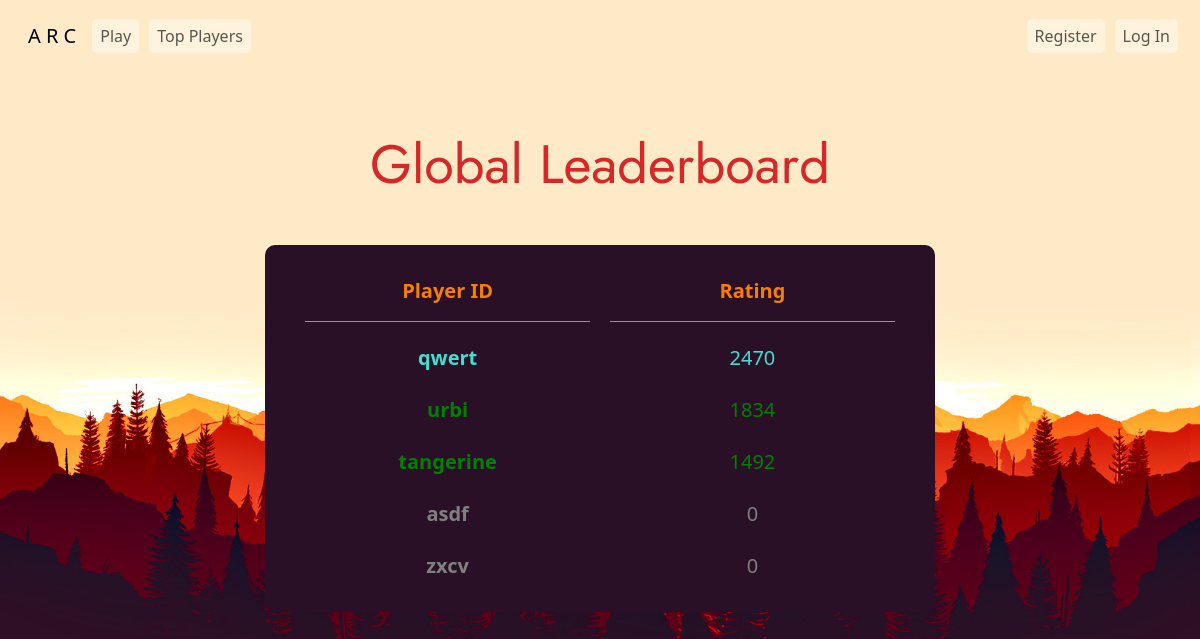
The app's page /fame, older data.
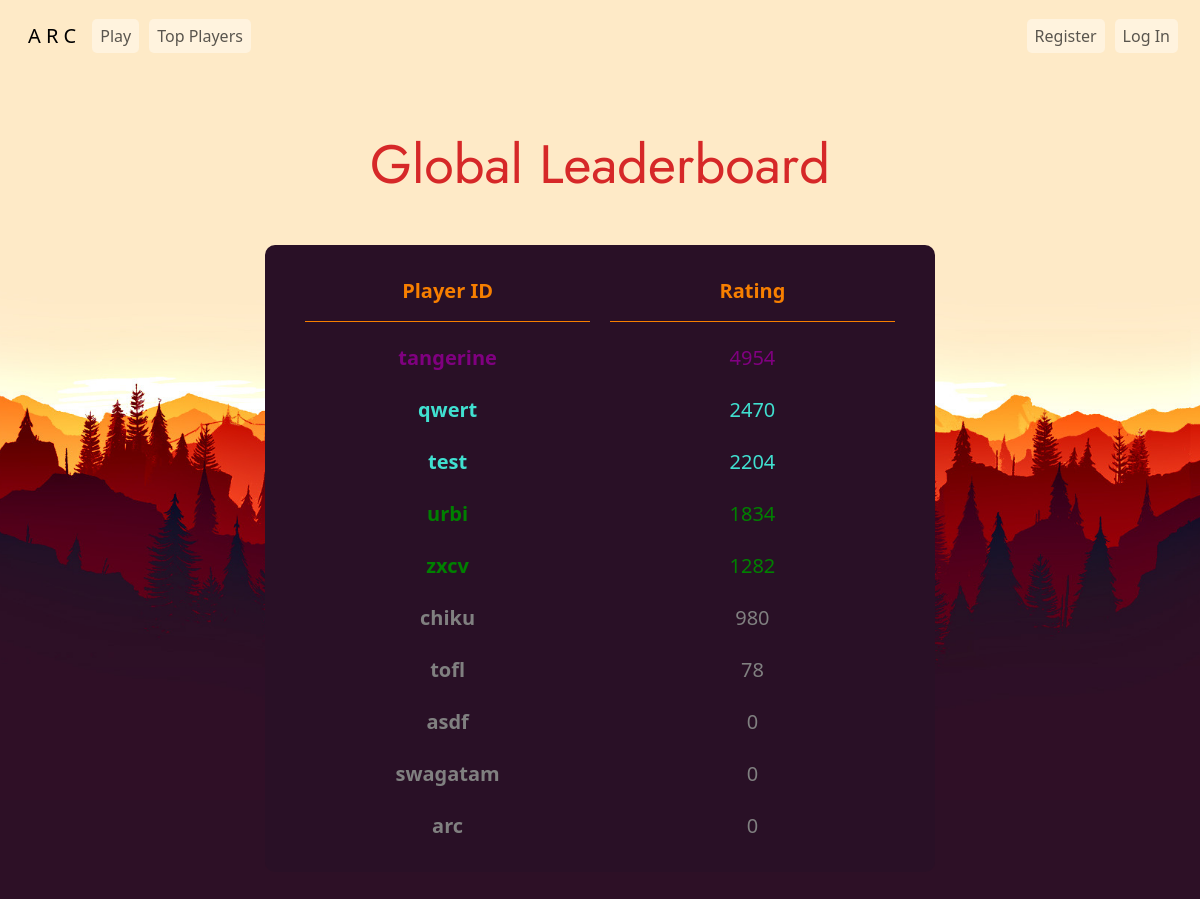
The same page, newer data.
### tables this page shows
CREATE TABLE 'users' ('id' INTEGER PRIMARY KEY AUTOINCREMENT NOT NULL, 'username' TEXT NOT NULL, 'hash' TEXT NOT NULL, 'highscore' INTEGER NOT NULL DEFAULT 0, 'title' TEXT NOT NULL DEFAULT 'Newbie');

### app.py (the view)
@app.route("/fame")
def fame():
    topUsers = db.execute("SELECT username, highscore, title FROM users ORDER BY highscore DESC LIMIT 10")
    colors = []
    for user in topUsers:
        title = user["title"]
        if title == "Newbie": colors.append("grey")
        elif title == "Pupil": colors.append("green")
        elif title == "Specialist": colors.append("turquoise")
        elif title == "Expert": colors.append("blue")
        elif title == "Candidate Master": colors.append("purple")
        elif title in ["Master", "International Master"]: colors.append("orange")
        elif title in ["Grandmaster", "International Grandmaster", "Legendary Grandmaster"]: colors.append("red")
    if session.get("user_id") is not None:
        username = db.execute("SELECT username, highscore FROM users WHERE id = ?", session["user_id"])[0]["username"]
        return render_template("fame.html", username = username, topUsers = topUsers, colors = colors)
    else:
        return render_template("fame.html", topUsers = topUsers, colors = colors)

### app.py (called while the page is built)
@app.after_request
def after_request(response):
    response.headers["Cache-Control"] = "no-cache, no-store, must-revalidate"
    response.headers["Expires"] = 0
    response.headers["Pragma"] = "no-cache"
    return response

### templates/fame.html (shortened to what this page needs)
{% extends "layout.html" %}
{% block styles %}
    <link rel="stylesheet" href="/static/stylesheets/fameStyles.css">
{% endblock %}
{% block main %}
    <main class="container py-5">
        <h1 class="text-center">Global Leaderboard</h1>
        <div class="mt-5 text-center">
            <table class="mx-auto">
                <colgroup>
                    <col span="1" style="width: 50%;">
                    <col span="1" style="width: 50%;">
                </colgroup>
                <thead>
                    <tr>
                        <th>Player ID</th>
                        <th>Rating</th>
                    </tr>
                </thead>
                <tbody>
                    {% for record in topUsers %}
                        <tr>
                            <td><strong style="color: {{ colors[loop.index - 1] }};">{{ record.username }}</strong></td>
                            <td style="color: {{ colors[loop.index - 1] }};">{{ record.highscore }}</td>
                        </tr>
                    {% endfor %}
                </tbody>
            </table>
        </div>
    </main>
{% endblock %}

### templates/layout.html (shortened to what this page needs)
<!DOCTYPE html>
<html lang="en">
    <head>
        <link href="https://cdn.jsdelivr.net/npm/bootstrap@5.3.3/dist/css/bootstrap.min.css" rel="stylesheet">
        {% block styles %}{% endblock %}
    </head>
    <body>
        <nav class="border navbar navbar-expand-md navbar-light">
            <div class="container-fluid">
                <a class="navbar-brand ms-3 mt-2" href="/">A R C</a>
                <div class="collapse navbar-collapse" id="navbar">
                    {% if session["user_id"] %}
                        <ul class="navbar-nav me-auto mt-2">
                            <li class="nav-item"><a class="nav-link" href="/game">Play</a></li>
                            <li class="nav-item"><a class="nav-link" href="/fame">Top Players</a></li>
                            <li class="nav-item"><a class="nav-link" href="/stats">My Stats</a></li>
                        </ul>
                        <ul class="navbar-nav ms-auto mt-2">
                            <li class="nav-item"><a class="nav-link colored" href="/stats" id="userNav"><strong>{{ username }}</strong></a></li>
                            <li class="nav-item"><a class="nav-link" href="/logout">Log Out</a></li>
                            <li class="nav-item"><a class="nav-link" href="/register">Register</a></li>
                        </ul>
                    {% else %}
                        <ul class="navbar-nav me-auto mt-2">
                            <li class="nav-item"><a class="nav-link" href="/game">Play</a></li>
                            <li class="nav-item"><a class="nav-link" href="/fame">Top Players</a></li>
                        </ul>
                        <ul class="navbar-nav ms-auto mt-2">
                            <li class="nav-item"><a class="nav-link" href="/register">Register</a></li>
                            <li class="nav-item"><a class="nav-link" href="/login">Log In</a></li>
                        </ul>
                    {% endif %}
                </div>
            </div>
        </nav>
        {% block main %}{% endblock %}
    </body>
</html>

### static/stylesheets/fameStyles.css (style rules this page uses)
h1 { color: #d62828; font-family: "Jost", sans-serif; font-optical-sizing: auto; font-weight: 400; font-size: 54px; font-style: normal; margin-top: 20px; }
table { width: 60%; border-collapse: separate; border-spacing: 1em 1em; font-size: 20px; border-radius: 10px; padding: 10px 20px 10px 20px; background-color: #291026; }
th { color: #f77f00; border-bottom: 1px solid #f77f00; padding-bottom: 15px; }
body { height: 100vh; background-color: #2d1026; background-image: url("/static/graphics/homeBG.jpeg"); background-position: center; background-repeat: no-repeat; background-size: cover; }

### templates/layout.html (style rules this page uses)
.navbar { border: none !important; }
.nav-link { background-color: rgba(255, 255, 255, 0.4); margin-right: 10px; border-radius: 5px; padding: 5px 15px 5px 15px; }

Row changes from the older to the newer data that the page shows:
changed users "tangerine": highscore "1492" → "4954"; moves up the list
added users: username "test", highscore "2204"
changed users "zxcv": highscore "0" → "1282"; moves up the list
added users: username "chiku", highscore "980"
added users: username "tofl", highscore "78"
added users: username "swagatam", highscore "0"
added users: username "arc", highscore "0"
